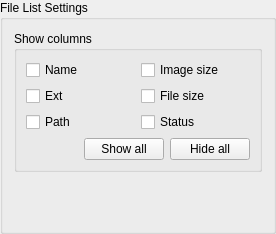
<?xml version="1.0" encoding="UTF-8"?>
<ui version="4.0">
 <class>FileListGroupBoxView</class>
 <widget class="QGroupBox" name="FileListGroupBoxView">
  <property name="geometry">
   <rect>
    <x>0</x>
    <y>0</y>
    <width>276</width>
    <height>234</height>
   </rect>
  </property>
  <property name="title">
   <string>File List Settings</string>
  </property>
  <layout class="QVBoxLayout" name="verticalLayout">
   <item>
    <widget class="QGroupBox" name="columnsGroupBox">
     <property name="title">
      <string>Show columns</string>
     </property>
     <layout class="QGridLayout" name="gridLayout">
      <item row="1" column="0">
       <widget class="QCheckBox" name="extCheckBox">
        <property name="text">
         <string>Ext</string>
        </property>
       </widget>
      </item>
      <item row="1" column="1">
       <widget class="QCheckBox" name="fileSizeCheckBox">
        <property name="text">
         <string>File size</string>
        </property>
       </widget>
      </item>
      <item row="2" column="0">
       <widget class="QCheckBox" name="pathCheckBox">
        <property name="text">
         <string>Path</string>
        </property>
       </widget>
      </item>
      <item row="2" column="1">
       <widget class="QCheckBox" name="statusCheckBox">
        <property name="text">
         <string>Status</string>
        </property>
       </widget>
      </item>
      <item row="0" column="0">
       <widget class="QCheckBox" name="nameCheckBox">
        <property name="text">
         <string>Name</string>
        </property>
       </widget>
      </item>
      <item row="0" column="1">
       <widget class="QCheckBox" name="imageSizeCheckBox">
        <property name="text">
         <string>Image size</string>
        </property>
       </widget>
      </item>
      <item row="3" column="0" colspan="2">
       <layout class="QHBoxLayout" name="horizontalLayout">
        <item>
         <spacer name="horizontalSpacer">
          <property name="orientation">
           <enum>Qt::Horizontal</enum>
          </property>
          <property name="sizeHint" stdset="0">
           <size>
            <width>40</width>
            <height>20</height>
           </size>
          </property>
         </spacer>
        </item>
        <item>
         <widget class="QPushButton" name="showPushButton">
          <property name="text">
           <string>Show all</string>
          </property>
         </widget>
        </item>
        <item>
         <widget class="QPushButton" name="hidePushButton">
          <property name="text">
           <string>Hide all</string>
          </property>
         </widget>
        </item>
       </layout>
      </item>
     </layout>
    </widget>
   </item>
   <item>
    <spacer name="verticalSpacer">
     <property name="orientation">
      <enum>Qt::Vertical</enum>
     </property>
     <property name="sizeHint" stdset="0">
      <size>
       <width>20</width>
       <height>40</height>
      </size>
     </property>
    </spacer>
   </item>
  </layout>
 </widget>
 <resources/>
 <connections/>
</ui>
